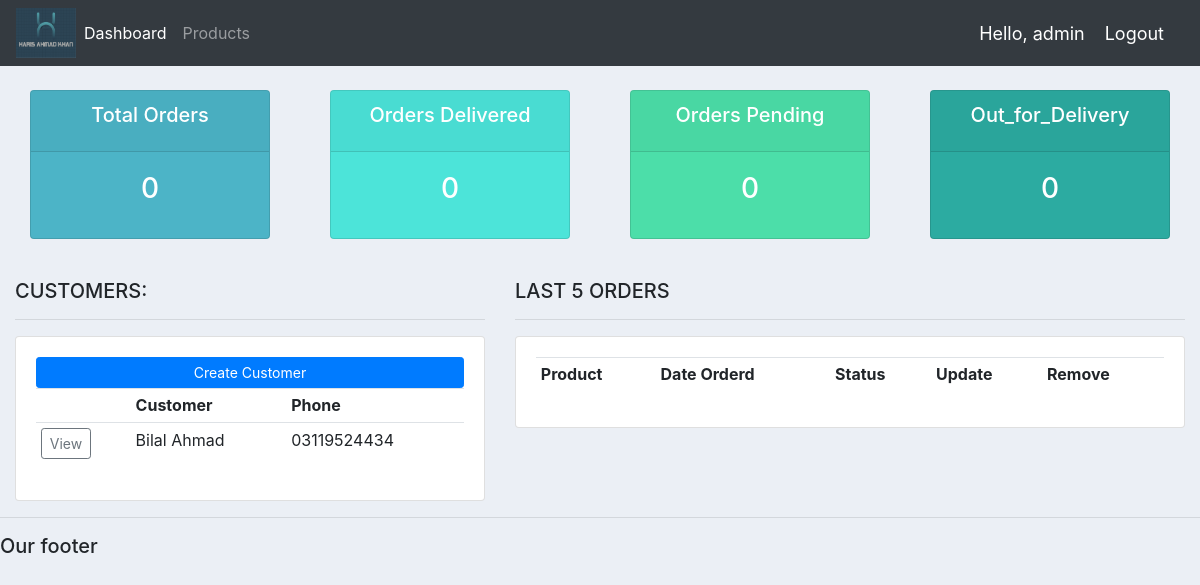
Page / (signed in) on the earlier database version.
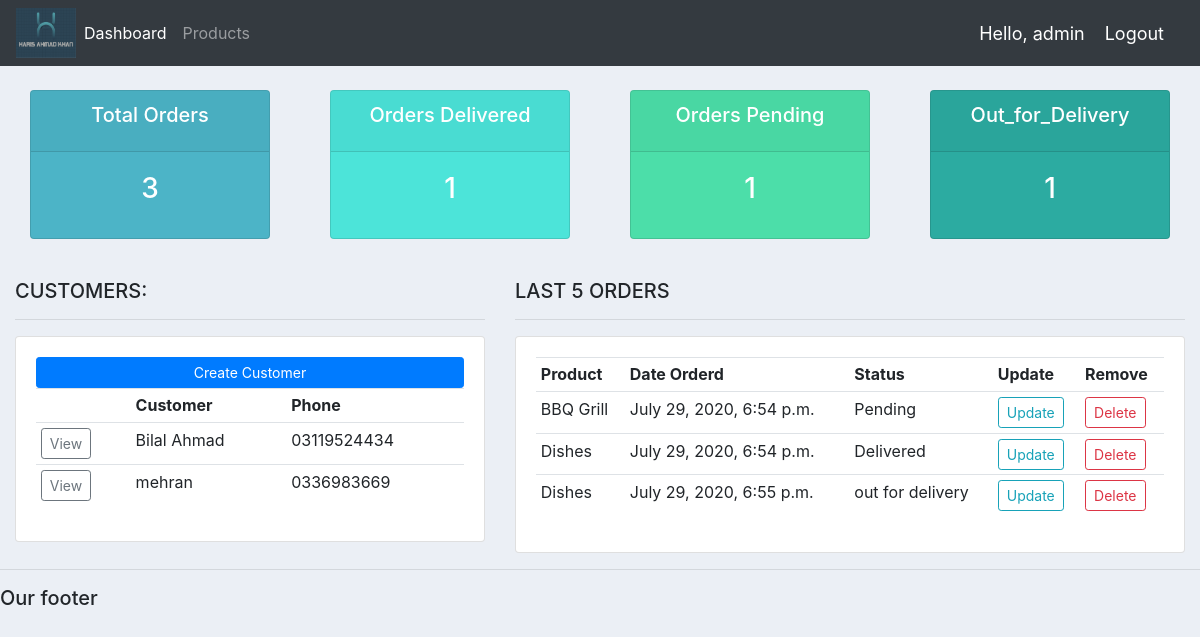
Same page on the later database version.
### accounts/models.py (models this page shows, shortened)
class Customer(models.Model):
    name = models.CharField(max_length=200, null=True)
    phone = models.CharField(max_length=200, null=True)
    email = models.CharField(max_length=200, null=True)
    date_created = models.DateTimeField(auto_now_add=True, null=True)

class Order(models.Model):
    STATUS = (
        ('Pending', 'Pending'),
        ('Out for delivery', 'Out for delivery'),
        ('Delivered', 'Delivered'),
    )
    customer = models.ForeignKey(Customer, null=True, on_delete=models.SET_NULL)
    product = models.ForeignKey(Product, null=True, on_delete=models.SET_NULL)
    date_created = models.DateTimeField(auto_now_add=True, null=True)
    status = models.CharField(max_length=200, null=True, choices=STATUS)
    note = models.CharField(max_length=1000, null=True)

class Product(models.Model):
    CATEGORY = (
        ('Indoor', 'Indoor'),
        ('Out Door', 'Out Door'),
    )
    name = models.CharField(max_length=200, null=True)
    price = models.FloatField(null=True)
    category = models.CharField(max_length=200, null=True, choices=CATEGORY)
    description = models.CharField(max_length=200, null=True, blank=True)
    date_created = models.DateTimeField(auto_now_add=True, null=True)
    tags = models.ManyToManyField(Tag)
    def __str__(self):
        return self.name

### accounts/views.py (the view)
# urls.py: path('', views.home, name="home"),
@login_required(login_url='login')
def home(request):
    orders = Order.objects.all()
    customers = Customer.objects.all()
    total_customers = customers.count()
    total_orders = orders.count()
    delivered = orders.filter(status='Delivered').count()
    pending = orders.filter(status='Pending').count()
    out_for_delivery = orders.filter(status='out for delivery').count()
    context = {'orders': orders, 'customers': customers,
               'total_orders': total_orders, 'delivered': delivered,
               'pending': pending, 'out_for_delivery': out_for_delivery}
    return render(request, 'accounts/dashboard.html', context)

### accounts/templates/accounts/dashboard.html
{%  extends 'accounts/main.html' %}
{% block content %}
{%  include 'accounts/status.html' %}
<br>
<div class="row">
	<div class="col-md-5">
		<h5>CUSTOMERS:</h5>
		<hr>
		<div class="card card-body">
			<a class="btn btn-primary  btn-sm btn-block" href="">Create Customer</a>
			<table class="table table-sm">
				<tr>
					<th></th>
					<th>Customer</th>
					<th>Phone</th>
				</tr>
				{% for customer in customers %}
					<tr>
						<td><a class="btn btn-outline-secondary btn-sm " href="{% url 'customer' customer.id %}">View</a></td>
						<td>{{customer.name}}</td>
						<td>{{customer.phone}}</td>
					</tr>
				{% endfor %}
			</table>
		</div>
	</div>
	<div class="col-md-7">
		<h5>LAST 5 ORDERS</h5>
		<hr>
		<div class="card card-body">
			<table class="table table-sm">
				<tr>
					<th>Product</th>
					<th>Date Orderd</th>
					<th>Status</th>
					<th>Update</th>
					<th>Remove</th>
				</tr>
				{% for order in orders %}
					<tr>
						<td>{{order.product}}</td>
						<td>{{order.date_created}}</td>
						<td>{{order.status}}</td>
						<td><a class="btn btn-outline-info btn-sm " href="{% url 'update_order' order.id %}">Update</a></td>
						<td><a class="btn btn-outline-danger btn-sm " href="{% url 'delete_order' order.id %}">Delete</a></td>
					</tr>
				{% endfor %}
			</table>
		</div>
	</div>
</div>
{% endblock %}

Differences in the rows shown:
added Customer: name "mehran", phone "0336983669"
added Order: product "BBQ Grill", date_created "July 29, 2020, 6:54 p.m.", status "Pending"
added Order: product "Dishes", date_created "July 29, 2020, 6:54 p.m.", status "Delivered"
added Order: product "Dishes", date_created "July 29, 2020, 6:55 p.m.", status "out for delivery"
Other differences:
{{ total_orders }}: "0" → "3"
{{ delivered }}: "0" → "1"
{{ pending }}: "0" → "1"
{{ out_for_delivery }}: "0" → "1"
